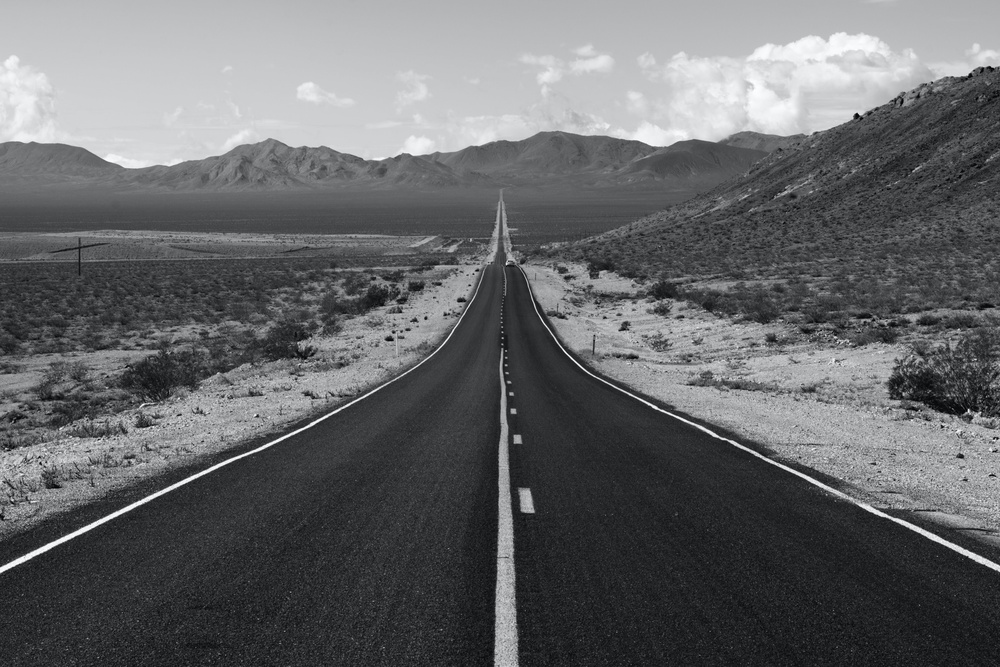
#> input picture kernels_2_img/road.jpg, 1000 x 667 px, shrunk from 6000 x 4000 before the run
$ jupyter execute image_convolution.ipynb   (older library calls are emulated)
#> lines starting #> are read from the running program, lines starting #| are printed output that depends on the picture
[cell 1]
import cv2
import numpy as np
from matplotlib import pyplot as plt

kernels = {
    "edge detection": np.array([[-1, -1, -1],
                                 [-1,  8, -1],
                                 [-1, -1, -1]]),
    "blurring": np.array([[1/9, 1/9, 1/9],
                           [1/9, 1/9, 1/9],
                           [1/9, 1/9, 1/9]]),
    "sharpening": np.array([[0, 1, 0],
                            [1, -4, 1],
                            [0, 1, 0]]),
    "nothing": np.array([[0, 0, 0],
                         [0, 1, 0],
                         [0, 0, 0]])
}

def apply_kernel(image_path, kernel_type):
    # Read the image in grayscale
#> called with image_path = 'road.jpg', kernel_type = 'edge detection'
    img = cv2.imread(image_path, cv2.IMREAD_GRAYSCALE)
#> img: shape (667, 1000); min 0, max 255, mean 102.8
    #  cv2.IMREAD_GRAYSCALE making sure the image has been read in gray scale

    # Apply the convolution operation
    result = cv2.filter2D(img, -1, kernels[kernel_type])
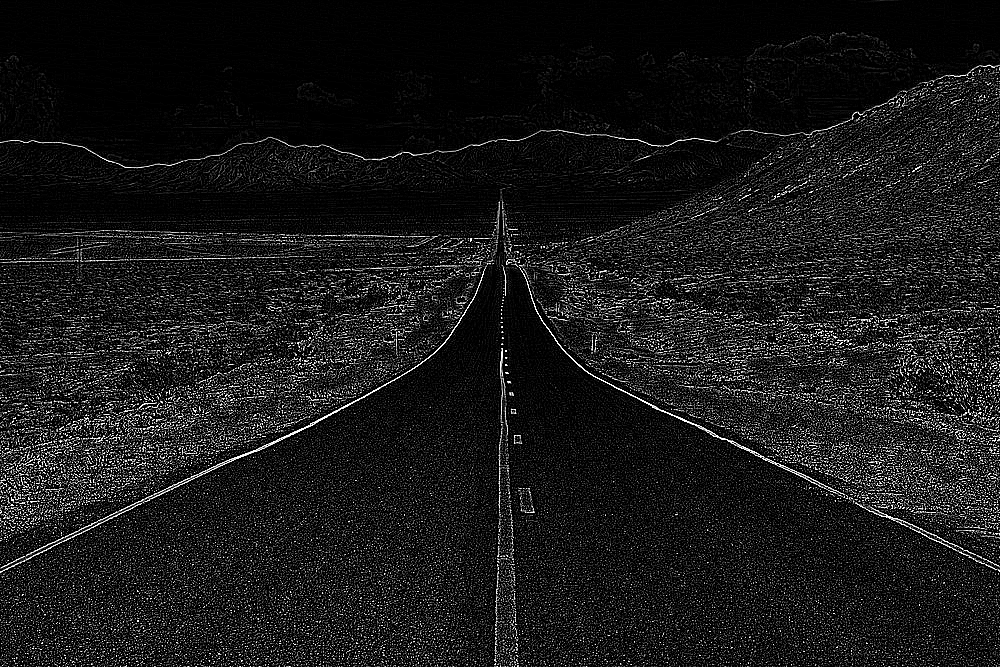
#> result: shape (667, 1000); min 0, max 255, mean 25.5
    # '-1' = ddepth: desired depth of the destination image. If it is negative, it will be the same as src.depth().
    # Other options cv2.CV_8U for 8-bit unsigned integers, cv2.CV_32F for 32-bit floating point

    # Display the original and processed images
    plt.subplot(121), plt.imshow(img, cmap='gray'), plt.title('Original Image')
    plt.subplot(122), plt.imshow(result, cmap='gray'), plt.title(kernel_type.capitalize())
    plt.show()
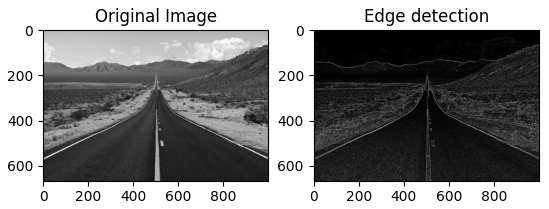
#> figure drawn by matplotlib, 2 panels

if __name__ == "__main__":
    image_path = 'road.jpg'
    apply_kernel(image_path, "edge detection")
    image_path = 'dog.jpg'
    apply_kernel(image_path, "blurring")
#> call 2 of apply_kernel, with image_path = 'dog.jpg', kernel_type = 'blurring'
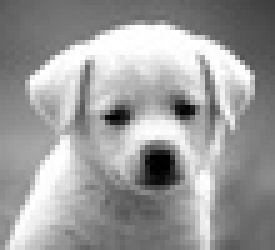
#> input picture kernels_2_img/dog.jpg, 55 x 50 px, shrunk from 332 x 300 before the run (shown 5 times larger)
#> in apply_kernel, img is the input picture: shape (50, 55); min 0, max 255, mean 155.7
#> in apply_kernel (call 2), `result = cv2.filter2D(img, -1, kernels[kernel_type])`:
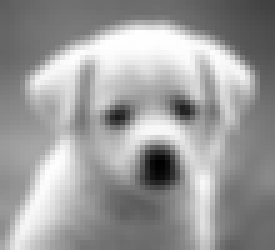
#> result: shape (50, 55) (shown 5 times larger); min 1, max 254, mean 155.8
